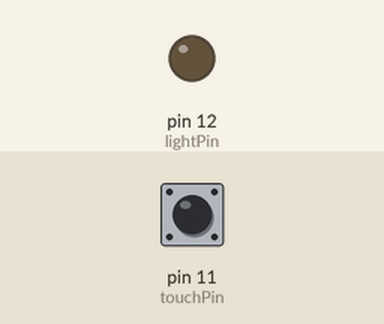
A program run on a simulated Raspberry Pi (header pin numbers). Shown: output pins drawn as LEDs (lit = HIGH). Inputs (shaded band) come from the test bench; at power-on: pin 11 (touchPin) LOW.

Above: at 1.2 s.
1.3 s: pin 11 (touchPin) pulled HIGH for 0.6 s
At 1.9 s:
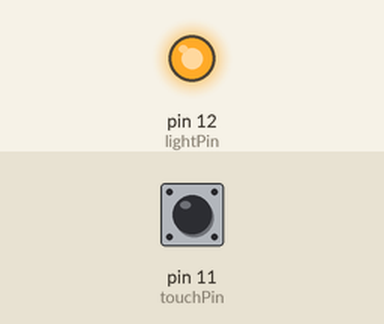
3.5 s: pin 11 (touchPin) pulled HIGH for 3.2 s
At 8.2 s:
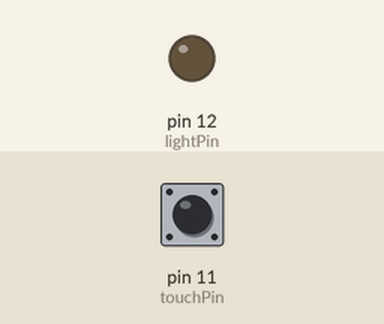
Timing chart, 0 to 9.7 s (numbered marks = the images above; inputs shaded):
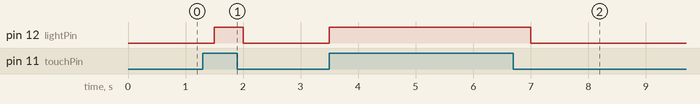

The program:

10.touh.py
```python
#coding:utf-8

import RPi.GPIO as GPIO
import time

# 触摸传感器的信号引脚
touchPin = 11
# 激光模块的信号引脚
lightPin = 12

# 设置采用物理编码
GPIO.setmode(GPIO.BOARD)
# 对触摸传感器的引脚进行初始化
GPIO.setup(touchPin,GPIO.IN, pull_up_down=GPIO.PUD_DOWN)
# 对激光传感器的引脚进行初始化
GPIO.setup(lightPin,GPIO.OUT)

while True:
    swi = GPIO.input(touchPin)
    # 当触摸发生时，触摸传感器的引脚输入高电平
    if swi == 1:
        # 向激光模块的引脚输出高电平，发射激光
        GPIO.output(lightPin, GPIO.HIGH)
    else:
        # 与上面相反，关闭激光
        GPIO.output(lightPin, GPIO.LOW)
    time.sleep(0.5)
```

Measured:
- after the input at 1.3 s, pin 12 (lightPin): LOW → HIGH after 0.20 s, → LOW 0.50 s later
- after the input at 3.5 s, pin 12 (lightPin): LOW → HIGH at once, → LOW 3.5 s later
